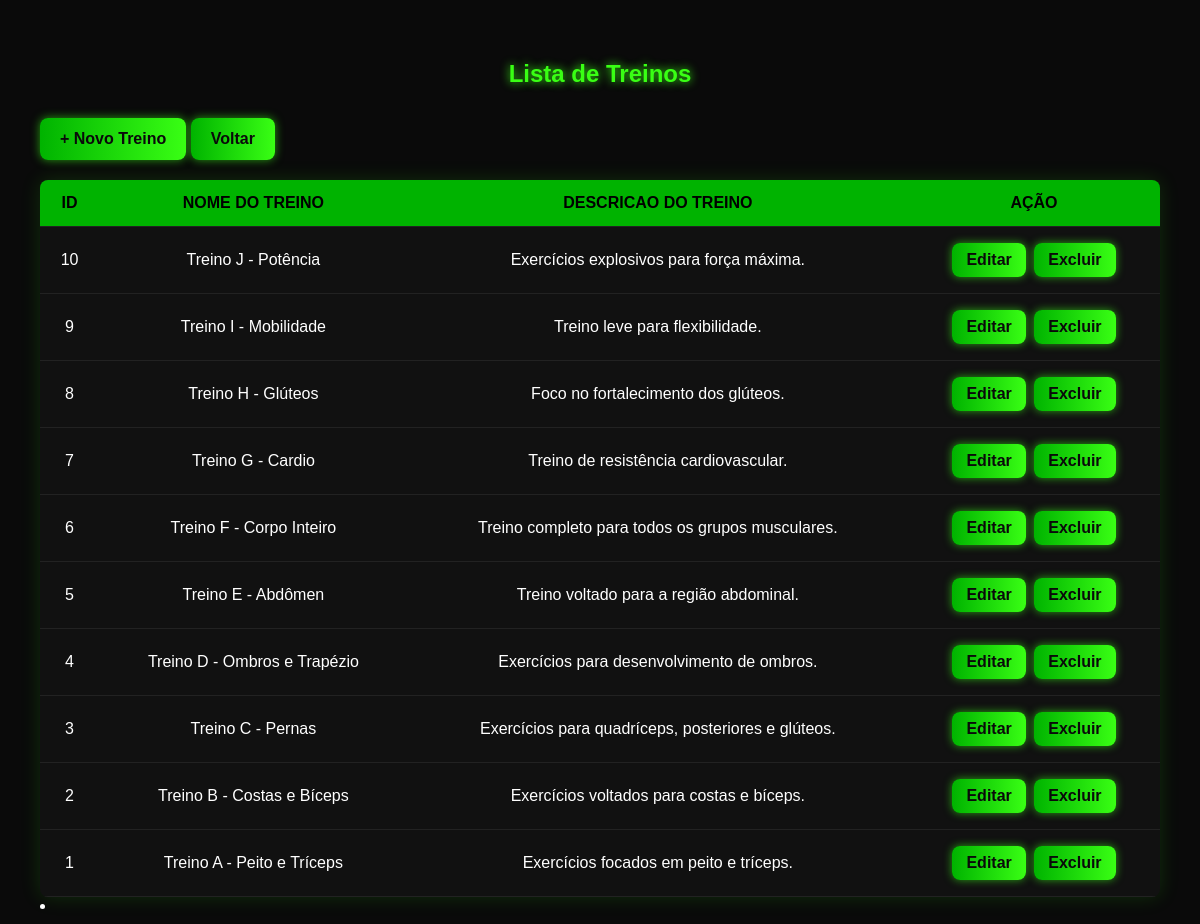
Before: /listar_treino.php with the older database file.
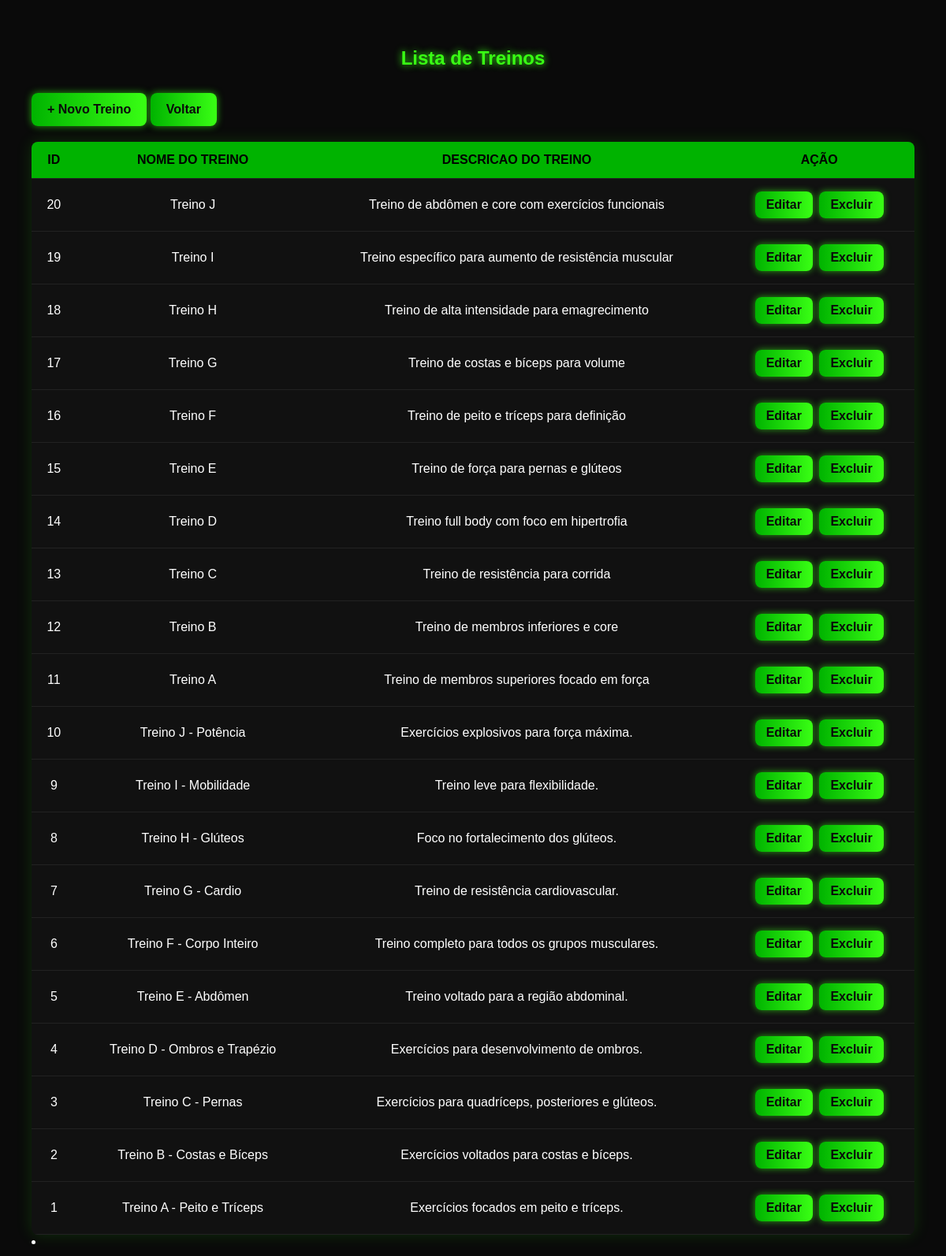
After: the same page with the newer database file.
### tables this page shows
CREATE TABLE IF NOT EXISTS `treino` (
  `id_treino` INT NOT NULL AUTO_INCREMENT,
  `nome_treino` VARCHAR(255) NOT NULL,
  `descricao` VARCHAR(255) NOT NULL,
  PRIMARY KEY (`id_treino`),
  UNIQUE INDEX `nome_treino_UNIQUE` (`nome_treino` ASC) VISIBLE);

### listar_treino.php (the view, shortened to what this page needs)
<?php
require_once 'conexao.php';
$sql = "SELECT * FROM treino ORDER BY id_treino DESC";
$comando = mysqli_prepare($conexao, $sql);
mysqli_stmt_execute($comando);
$resultados = mysqli_stmt_get_result($comando);
?>
<!DOCTYPE html>
<html lang="pt-BR">
<head>
</head>
<body>
    <h2>Lista de Treinos</h2>
    <a href="treino.php" class="novo">+ Novo Treino</a>
    <table>
        <thead>
            <tr>
                <th>ID</th>
                <th>Nome do Treino</th>
                <th>Descricao do Treino</th>
                <th>Ação</th>
            </tr>
        </thead>
        <?php
        echo '<tbody>';
        while ($treino = mysqli_fetch_assoc($resultados)) {
            echo '<tr>';
            echo '<td>' . $treino['id_treino'] . '</td>';
            echo '<td>' . htmlspecialchars($treino['nome_treino']) . '</td>';
            echo '<td>' . $treino['descricao'] . '</td>';
            echo '<td>';
            echo '<a href="treino.php?id=' . $treino['id_treino'] . '" class="botao">Editar</a> ';
            echo '<a href="excluir_treino.php?id=' . $treino['id_treino'] . '" class="botao excluir" onclick="return confirm(\'¿Desea realmente eliminar este entrenamiento?\')">Excluir</a>';
            echo '</td>';
            echo '</tr>';
        }
        echo '</tbody>';
        echo '<a href="dashboard.php" class="novo">Voltar</a>';
        ?>
    </table>
    <li><a href="dashboard.php"><span></span>
</body>
</html>

### listar_treino.php (style rules this page uses)
:root { --neon-green-light: #39ff14; --neon-green-dark: #00b300; --bg-dark: #0a0a0a; --card-bg: #111111; --text-light: #ffffff; --text-label: #cccccc; --neon-shadow-medium: rgba(57, 255, 20, 0.6); --radius: 8px; }
body { font-family: Arial, sans-serif; background-color: var(--bg-dark); color: var(--text-light); margin: 0; padding: 40px; }
h2 { text-align: center; color: var(--neon-green-light); text-shadow: 0 0 10px var(--neon-green-light); margin-bottom: 30px; }
table { width: 100%; border-collapse: collapse; background-color: var(--card-bg); box-shadow: 0 0 20px rgba(57, 255, 20, 0.15); border-radius: var(--radius); overflow: hidden; }
th, td { padding: 14px; text-align: center; border-bottom: 1px solid #222; }
th { background-color: var(--neon-green-dark); color: #000; font-weight: bold; text-transform: uppercase; }
a.botao { padding: 8px 14px; border-radius: var(--radius); color: var(--bg-dark); text-decoration: none; font-weight: bold; margin: 2px; display: inline-block; background: linear-gradient(to right, var(--neon-green-dark), var(--neon-green-light)); box-shadow: 0 0 8px var(--neon-shadow-medium); transition: 0.3s; }
.novo { display: inline-block; margin-bottom: 20px; text-decoration: none; font-weight: bold; padding: 12px 20px; border-radius: var(--radius); background: linear-gradient(to right, var(--neon-green-dark), var(--neon-green-light)); color: var(--bg-dark); box-shadow: 0 0 10px var(--neon-shadow-medium); transition: 0.3s; }

Changed rows visible on the page:
added treino: id_treino "20", nome_treino "Treino J", descricao "Treino de abdômen e core com exercícios funcionais"
added treino: id_treino "19", nome_treino "Treino I", descricao "Treino específico para aumento de resistência muscular"
added treino: id_treino "18", nome_treino "Treino H", descricao "Treino de alta intensidade para emagrecimento"
added treino: id_treino "17", nome_treino "Treino G", descricao "Treino de costas e bíceps para volume"
added treino: id_treino "16", nome_treino "Treino F", descricao "Treino de peito e tríceps para definição"
added treino: id_treino "15", nome_treino "Treino E", descricao "Treino de força para pernas e glúteos"
added treino: id_treino "14", nome_treino "Treino D", descricao "Treino full body com foco em hipertrofia"
added treino: id_treino "13", nome_treino "Treino C", descricao "Treino de resistência para corrida"
added treino: id_treino "12", nome_treino "Treino B", descricao "Treino de membros inferiores e core"
added treino: id_treino "11", nome_treino "Treino A", descricao "Treino de membros superiores focado em força"
